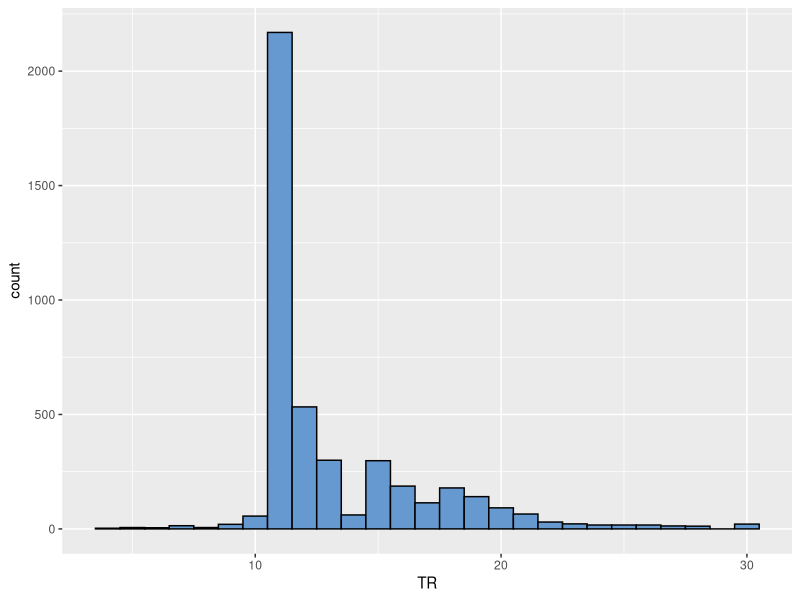

Source code (R):
library(readr)
library(ggplot2)

# read TR genotypes, capped at 30 for visualization
df_tr <- read_tsv("input/fig4b_tr_distribution/tr_genotypes.txt", col_names="TR")

if(! dir.exists("output/fig4b_tr_distribution/")) dir.create("output/fig4b_tr_distribution/", recursive = T)
pdf("output/fig4b_tr_distribution/fig4b.tr_distribution.pdf")
ggplot(df_tr, aes(x=TR)) + 
    geom_histogram(binwidth=1, fill='#6799d1', color='black')
dev.off()
